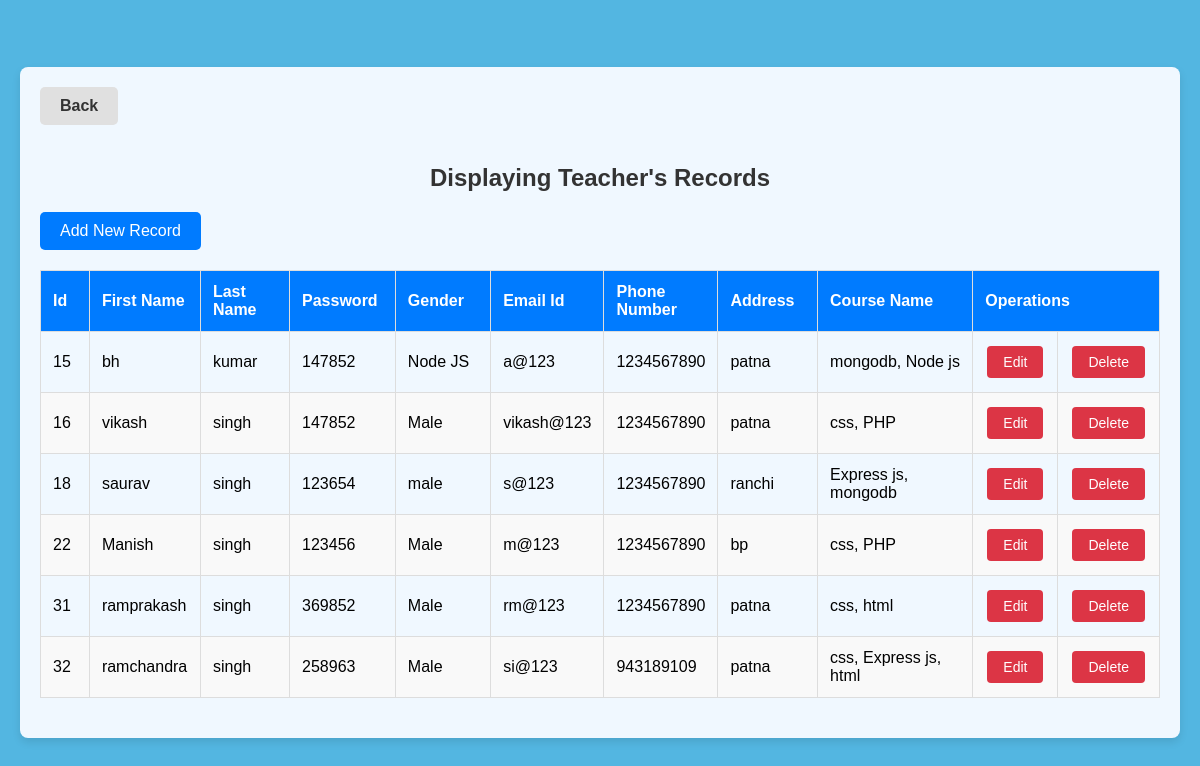
The page /school_management_2/teacher_display.php on the database its author committed.
### tables this page shows
CREATE TABLE `teacher` (
  `id` int(11) NOT NULL,
  `fname` varchar(100) NOT NULL,
  `lname` varchar(100) NOT NULL,
  `password` varchar(255) NOT NULL,
  `cpassword` varchar(255) NOT NULL,
  `gender` varchar(10) NOT NULL,
  `email` varchar(100) NOT NULL,
  `phone` varchar(20) NOT NULL,
  `address` text NOT NULL
);

### school_management_2/teacher_display.php (the view, shortened to what this page needs)
<?php
include("connection.php");
$query = "SELECT t.id, t.fname, t.lname, t.password, t.gender, t.email, t.phone, t.address, GROUP_CONCAT(c.course_name SEPARATOR ', ') AS course_names
          FROM teacher t
          LEFT JOIN teachercourse tc ON t.id = tc.teacher_id
          LEFT JOIN course c ON tc.course_id = c.course_id
          GROUP BY t.id";
$data = mysqli_query($conn, $query);
$total = mysqli_num_rows($data);
?>
<!DOCTYPE html>
<html>
<head>
</head>
<body>
    <div class="container">
    <div class="back-button">
            <a href="./welcome.php">Back</a>
        </div>
        <h2>Displaying Teacher's Records</h2>
        <div class="add-button">
            <a href="teacheradd_detail.php">Add New Record</a>
        </div>
        <table>
            <thead>
                <tr>
                    <th width="5%">Id</th>
                    <th width="10%">First Name</th>
                    <th width="10%">Last Name</th>
                    <th width="10%">Password</th>
                    <th width="10%">Gender</th>
                    <th width="10%">Email Id</th>
                    <th width="10%">Phone Number</th>
                    <th width="10%">Address</th>
                    <th width="20%">Course Name</th>
                    <th colspan="2" width="15%">Operations</th>
                </tr>
            </thead>
            <tbody>
                <?php
                if ($total != 0) {
                    while ($result = mysqli_fetch_assoc($data)) {
                        $teacher_data = [
                            'id' => $result['id'],
                            'fname' => $result['fname'],
                            'lname' => $result['lname'],
                            'password' => $result['password'],
                            'gender' => $result['gender'],
                            'email' => $result['email'],
                            'phone' => $result['phone'],
                            'address' => $result['address'],
                            'course_names' => $result['course_names']
                        ];
                        $encoded_data = urlencode(json_encode($teacher_data));
                        echo "<tr>
                            <td>" . htmlspecialchars($result['id']) . "</td>
                            <td>" . htmlspecialchars($result['fname']) . "</td>
                            <td>" . htmlspecialchars($result['lname']) . "</td>
                            <td>" . htmlspecialchars($result['password']) . "</td>
                            <td>" . htmlspecialchars($result['gender']) . "</td>
                            <td>" . htmlspecialchars($result['email']) . "</td>
                            <td>" . htmlspecialchars($result['phone']) . "</td>
                            <td>" . htmlspecialchars($result['address']) . "</td>
                            <td>" . htmlspecialchars($result['course_names']) . "</td>
                            <td class='operations'>
                                <form method='get' action='teacherupdate_detail.php'>
                                    <input type='hidden' name='data' value='" . $encoded_data . "'>
                                    <input type='submit' value='Edit'>
                                </form>
                            </td>
                            <td class='operations'>
                                <form method='post' action='teacher_display.php'>
                                    <input type='hidden' name='delete_id' value='" . htmlspecialchars($result['id']) . "'>
                                    <input type='submit' value='Delete'>
                                </form>
                            </td>
                        </tr>";
                    }
                } else {
                    echo "<tr><td colspan='10'>No records found</td></tr>";
                }
                ?>
            </tbody>
        </table>
    </div>
</body>
</html>

### school_management_2/teacher_display.php (style rules this page uses)
body { background-color: #53b6e1; font-family: Arial, sans-serif; margin: 0; padding: 20px; display: flex; justify-content: center; align-items: center; height: 100vh; background-color: #53b6e1; }
.container { width: 100%; max-width: 1200px; background-color: aliceblue; border-radius: 8px; box-shadow: 0 4px 8px rgba(0, 0, 0, 0.1); padding: 20px; box-sizing: border-box; overflow-x: auto; margin-top: 5px; margin-bottom: 40px; }
h2 { text-align: center; color: #333; margin-bottom: 20px; }
table { width: 100%; border-collapse: collapse; margin-bottom: 20px; }
th, td { padding: 12px; border: 1px solid #ddd; text-align: left; }
th { background-color: #007bff; color: #ffffff; }
tr:nth-child(even) { background-color: #f9f9f9; }
.operations a, .operations form { display: inline-block; margin: 2px; }
.operations form input[type="submit"] { padding: 8px 16px; border: none; border-radius: 4px; background-color: #dc3545; color: #ffffff; cursor: pointer; font-size: 14px; }
.add-button { display: inline-block; margin-bottom: 20px; text-align: center; }
.add-button a { padding: 10px 20px; background-color: #007bff; color: #ffffff; text-decoration: none; border-radius: 5px; font-size: 16px; display: inline-block; }
.back-button { display: inline-block; margin-bottom: 20px; text-align: center; }
.back-button a { padding: 10px 20px; background-color:#e0e0e0; color: #333; text-decoration: none; border-radius: 5px; font-size: 16px; display: inline-block; font-weight: bold; }

### rows shown on the page
teacher: id "15", fname "bh", lname "kumar", password "147852", gender "Node JS", email "a@123", phone "1234567890", address "patna", course_names "mongodb, Node js"
teacher: id "16", fname "vikash", lname "singh", password "147852", gender "Male", email "vikash@123", phone "1234567890", address "patna", course_names "css, PHP"
teacher: id "18", fname "saurav", lname "singh", password "123654", gender "male", email "s@123", phone "1234567890", address "ranchi", course_names "Express js, mongodb"
teacher: id "22", fname "Manish", lname "singh", password "123456", gender "Male", email "m@123", phone "1234567890", address "bp", course_names "css, PHP"
teacher: id "31", fname "ramprakash", lname "singh", password "369852", gender "Male", email "rm@123", phone "1234567890", address "patna", course_names "css, html"
teacher: id "32", fname "ramchandra", lname "singh", password "258963", gender "Male", email "si@123", phone "943189109", address "patna", course_names "css, Express js, html"
